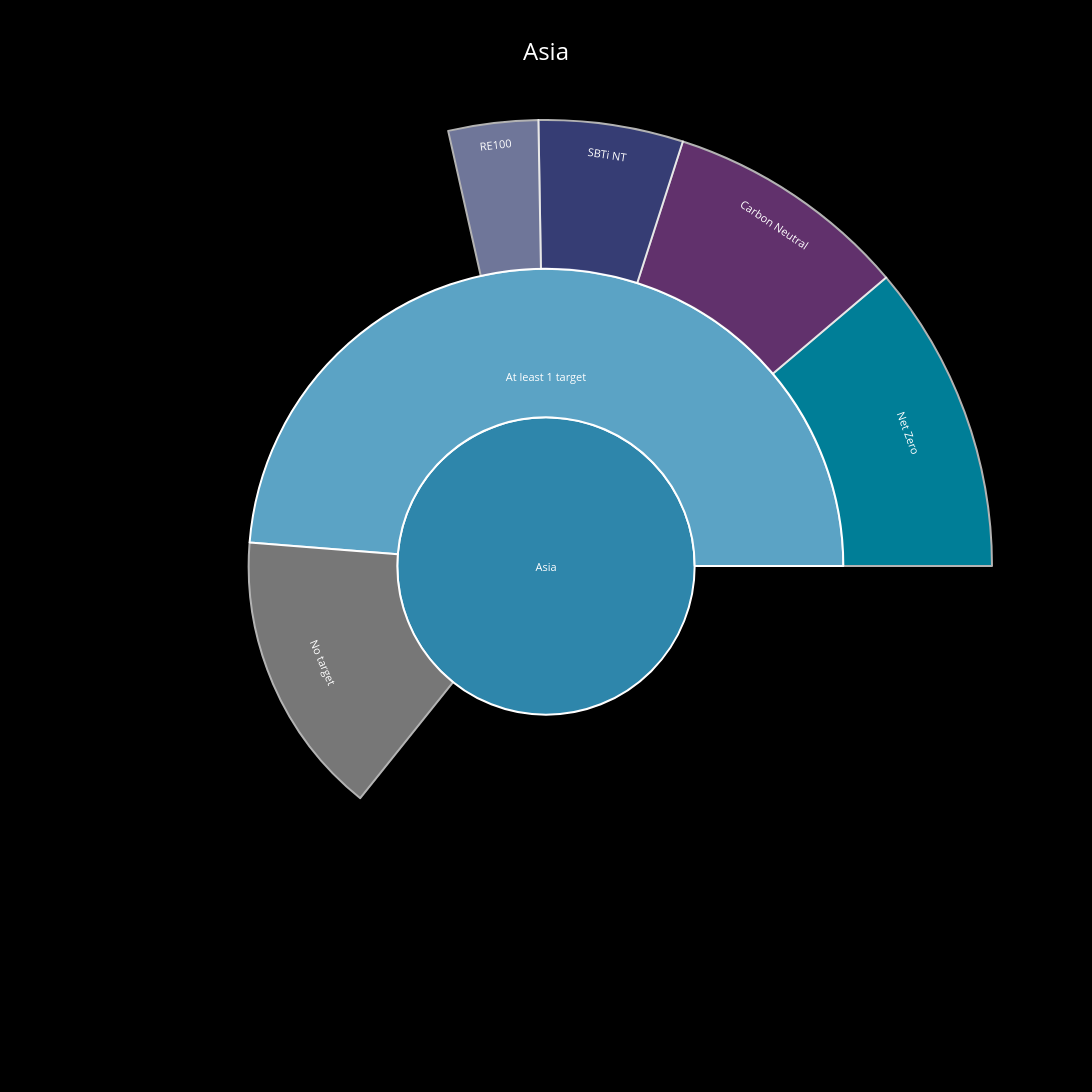

Notebook code cell kept with this figure:
### Code cell
import plotly.graph_objects as go

# Asia data
asia_total = 198
at_least_1_target = 112
no_target = 198 - 112  # 86

# Target counts (companies can have multiple targets)
net_zero = 62
carbon_neutral = 49
sbti_nt = 29
re100 = 18

# Calculate the "overlap" - companies counted in multiple categories
total_target_mentions = 62 + 49 + 29 + 18  # 158
# But only 112 companies have targets, so there's overlap

# Add a category for companies with targets that shows the breakdown
regions_data = {
    'Asia': {
        'labels': [
            "Asia",
            "At least 1 target",
            "No target",
            "Net Zero",
            "Carbon Neutral",
            "SBTi NT",
            "RE100"
        ],
        'parents': [
            "",
            "Asia",
            "Asia",
            "At least 1 target",
            "At least 1 target",
            "At least 1 target",
            "At least 1 target"
        ],
        'values': [
            198,  # Asia total
            112,  # At least 1 target
            86,   # No target
            62,   # Net Zero
            49,   # Carbon Neutral  
            29,   # SBTi NT
            18    # RE100
        ],
        'colors': [
            "#2E86AB",   # Asia
            "#5BA3C5",   # At least 1 target
            "#AAAAAA",   # No target
            "#00B4D8",   # Net Zero
            "#8B479B",   # Carbon Neutral
            "#4D58A6",   # SBTi NT
            "#9FA8DA"    # RE100
        ]
    }
}

for region_name, data in regions_data.items():
    fig = go.Figure(go.Sunburst(
        labels=data['labels'],
        parents=data['parents'],
        values=data['values'],
        branchvalues="remainder",  # CHANGED TO REMAINDER - this allows overlap!
        
        marker=dict(
            colors=data['colors'],
            line=dict(color='white', width=2)
        ),
        
        textfont=dict(size=11, color='white'),
        insidetextorientation='tangential',
        
        hovertemplate='<b>%{label}</b><br>Companies: %{value}<br>%{percentParent}<extra></extra>'
    ))
    
    fig.update_layout(
        title={
            'text': f"{region_name}",
            'x': 0.5,
            'xanchor': 'center',
            'font': {'size': 24, 'color': 'white'}
        },
        width=1600,
        height=1600,
        paper_bgcolor='#000000',
        plot_bgcolor='#000000',
        font=dict(color='white'),
        margin=dict(t=120, l=80, r=80, b=80)
    )
    
    filename = f"sunburst_{region_name.lower().replace(' ', '_')}.png"
    fig.write_image(filename, width=1800, height=1800, scale=2)
    print(f"Saved: {filename}")
    fig.show()

### Figure 1 — Plotly figure (JSON) as saved in the notebook; plotly's stock layout.template omitted (floating-point values rounded to 4 significant figures)
{"data": [{"branchvalues": "remainder", "hovertemplate": "<b>%{label}</b><br>Companies: %{value}<br>%{percentParent}<extra></extra>", "insidetextorientation": "tangential", "labels": ["Asia", "At least 1 target", "No target", "Net Zero", "Carbon Neutral", "SBTi NT", "RE100"], "marker": {"colors": ["#2E86AB", "#5BA3C5", "#AAAAAA", "#00B4D8", "#8B479B", "#4D58A6", "#9FA8DA"], "line": {"color": "white", "width": 2}}, "parents": ["", "Asia", "Asia", "At least 1 target", "At least 1 target", "At least 1 target", "At least 1 target"], "textfont": {"color": "white", "size": 11}, "type": "sunburst", "values": [198, 112, 86, 62, 49, 29, 18]}], "layout": {"font": {"color": "white"}, "height": 1600, "margin": {"b": 80, "l": 80, "r": 80, "t": 120}, "paper_bgcolor": "#000000", "plot_bgcolor": "#000000", "title": {"font": {"color": "white", "size": 24}, "text": "Asia", "x": 0.5, "xanchor": "center"}, "width": 1600}}
